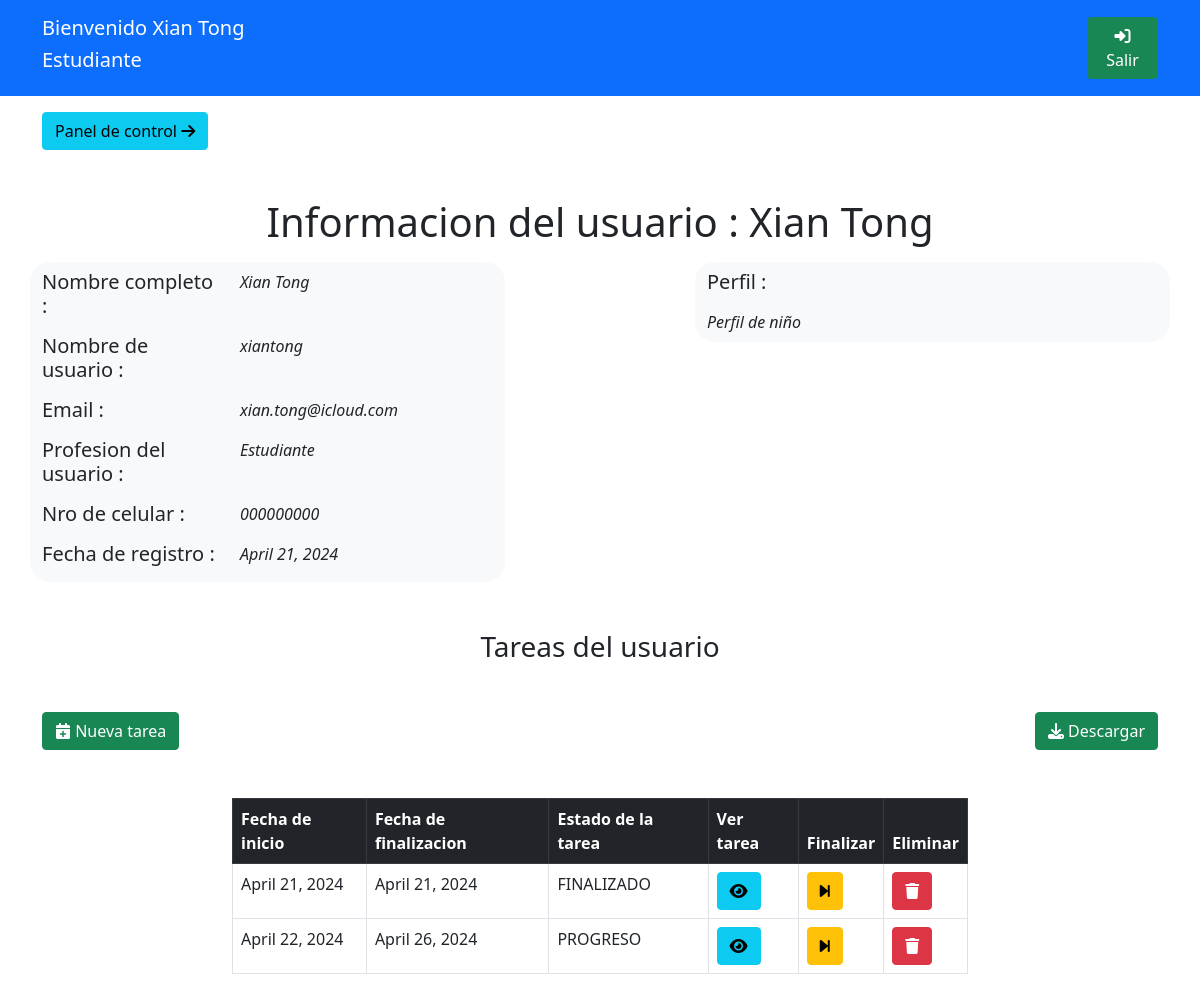
Page /perfilUsuario (signed in) on the committed database.
### app4/models.py (models this page shows)
class datosUsuario(models.Model):
    userRel = models.OneToOneField(User,on_delete=models.CASCADE)
    nroCelular = models.CharField(max_length=16, null=True, blank=True)
    profesionUsuario = models.CharField(max_length=64, null=True, blank=True)
    perfilUsuario = models.CharField(max_length=512, null=True, blank=True)
    fechaCreacion = models.DateField(default=date.today)

class tareasSistem(models.Model):
    nombreTarea = models.CharField(max_length=32, null=True, blank=True)
    descripcionTarea = models.CharField(max_length=512, null=True, blank=True)
    fechaFin = models.DateField(default=date.today)
    fechaInicio = models.DateField(default=date.today)
    estadoTarea = models.CharField(max_length=16, null=True, blank=True)
    usuarioCreador = models.ForeignKey(User, on_delete=models.CASCADE, null=True, blank=True)
    usuarioResponsable = models.ForeignKey(datosUsuario, on_delete=models.SET_NULL, null=True, blank=True)

### app4/views.py (the view, shortened to what this page needs)
# urls.py: path('perfilUsuario',views.perfilUsuario,name='perfilUsuario'),
@login_required(login_url='/')
def perfilUsuario(request):
    return render(request,'informacionUsuario.html',{
        'usuariosExtendidos':datosUsuario.objects.all(),
        'tareasTotales':tareasSistem.objects.all()
    })

### app4/templates/informacionUsuario.html (shortened to what this page needs)
{% load static %}
<!DOCTYPE html>
<html>
    <head>
        <link href="https://cdn.jsdelivr.net/npm/bootstrap@5.0.2/dist/css/bootstrap.min.css" rel="stylesheet">
        <link rel="stylesheet" href="https://cdnjs.cloudflare.com/ajax/libs/font-awesome/6.4.0/css/all.min.css" />
    </head>
    <body>
        <div class="bg-primary">
            <div class="container">
                <div class="row justify-content-between align-items-center">
                    <div class="col-4 mt-3 mb-3 text-white">
                        <div class="row">
                            <h5>Bienvenido {{ user.first_name }} {{ user.last_name }}</h5>
                        </div>
                        <div class="row">
                            <h5 id="usuarioNombreJs">{{ user.datosusuario.profesionUsuario }}</h5>
                        </div>
                    </div>
                    <div class="col-1">
                        <a class="btn btn-success" href="{% url 'app4:cerrarSesion' %}"><i class="fa-solid fa-right-to-bracket"></i> Salir</a>
                    </div>
                </div>
            </div>
        </div>
        <div class="container mt-3 mb-3">
            <div>
                <a href="{% url 'app4:consolaAdministrador' %}" class="btn btn-info">Panel de control <i class="fa-solid fa-arrow-right"></i></a>
            </div>
        </div>
        <div class="mt-5 text-center mb-3">
            <h1>Informacion del usuario : {{ user.first_name }} {{ user.last_name }}</h1>
        </div>
        <div class="container">
            <div class="row justify-content-between">
                <div class="col-5 bg-light" style="border-radius: 20px;">
                    <div class="row mb-2 mt-2">
                        <div class="col-5">
                            <h5>Nombre completo : </h5>
                        </div>
                        <div class="col-7">
                            <i>{{ user.first_name }} {{ user.last_name }}</i>
                        </div>
                    </div>
                    <div class="row mb-2">
                        <div class="col-5">
                            <h5>Nombre de usuario : </h5>
                        </div>
                        <div class="col-7">
                            <i>{{ user.username }}</i>
                        </div>
                    </div>
                    <div class="row mb-2">
                        <div class="col-5">
                            <h5>Email : </h5>
                        </div>
                        <div class="col-7">
                            <i>{{ user.email }}</i>
                        </div>
                    </div>
                    <div class="row mb-2">
                        <div class="col-5">
                            <h5>Profesion del usuario : </h5>
                        </div>
                        <div class="col-7">
                            <i>{{ user.datosusuario.profesionUsuario }}</i>
                        </div>
                    </div>
                    <div class="row mb-2">
                        <div class="col-5">
                            <h5>Nro de celular : </h5>
                        </div>
                        <div class="col-7">
                            <i>{{ user.datosusuario.nroCelular }}</i>
                        </div>
                    </div>
                    <div class="row mb-2">
                        <div class="col-5">
                            <h5>Fecha de registro : </h5>
                        </div>
                        <div class="col-7">
                            <i>{{ user.datosusuario.fechaCreacion }}</i>
                        </div>
                    </div>
                </div>
                <div class="col-5 bg-light h-100" style="border-radius: 20px;">
                    <div class="row mb-2 mt-2">
                        <div class="col-5">
                            <h5>Perfil : </h5>
                        </div>
                    </div>
                    <div class="row mb-2">
                        <div class="col-12">
                            <i>{{ user.datosusuario.perfilUsuario }}</i>
                        </div>
                    </div>
                </div>
            </div>
        </div>
        <div class="mt-5 text-center mb-3">
            <h3>Tareas del usuario</h3>
        </div>
        <div class="container mt-5">
            <div class="row justify-content-between">
                <div class="col-2 text-start">
                    <button class="btn btn-success" data-bs-toggle="modal" data-bs-target="#nuevaTarea"><i class="fa-solid fa-calendar-plus"></i> Nueva tarea</button>
                </div>
                <div class="col-2 text-end">
                    <a class="btn btn-success" href="#"><i class="fa-solid fa-download"></i> Descargar</a>
                </div>
            </div>
        </div>
        <div class="mt-5 container">
            <div class="row justify-content-center">
                <div class="col-8">
                    <table class="table table-bordered">
                        <thead class="table-dark">
                            <th>Fecha de inicio</th>
                            <th>Fecha de finalizacion</th>
                            <th>Estado de la tarea</th>
                            <th>Ver tarea</th>
                            <th>Finalizar</th>
                            <th>Eliminar</th>
                        </thead>
                        <tbody>
                            {% for tareaInfo in tareasTotales %}
                            <tr>
                                <td>{{ tareaInfo.fechaInicio }}</td>
                                <td>{{ tareaInfo.fechaFin }}</td>
                                <td>{{ tareaInfo.estadoTarea }}</td>
                                <td><button data-bs-toggle="modal" data-bs-target="#detalleTarea" id="{{ tareaInfo.id }}" onclick="cargarInformacionTarea(this.id)" class="btn btn-info"><i class="fa-solid fa-eye"></i></button></td>
                                <td><a class="btn btn-warning" href="{% url 'app4:finalizarTarea' tareaInfo.id %}"><i class="fa-solid fa-forward-step"></i></a></td>
                                <td><a class="btn btn-danger" href="#"><i class="fa-solid fa-trash"></i></a></td>
                            </tr>
                            {% endfor %}
                        </tbody>
                    </table>
                </div>
            </div>
        </div>
    </body>
</html>

### rows in the picture
tareasSistem: fechaInicio "April 21, 2024", fechaFin "April 21, 2024", estadoTarea "FINALIZADO"
tareasSistem: fechaInicio "April 22, 2024", fechaFin "April 26, 2024", estadoTarea "PROGRESO"

### other values in the picture
{{ user.first_name }} "Xian"
{{ user.last_name }} "Tong"
{{ user.datosusuario.profesionUsuario }} "Estudiante"
{{ user.username }} "xiantong"
{{ user.email }} "xian.tong@icloud.com"
{{ user.datosusuario.nroCelular }} "000000000"
{{ user.datosusuario.fechaCreacion }} "April 21, 2024"
{{ user.datosusuario.perfilUsuario }} "Perfil de niño"
